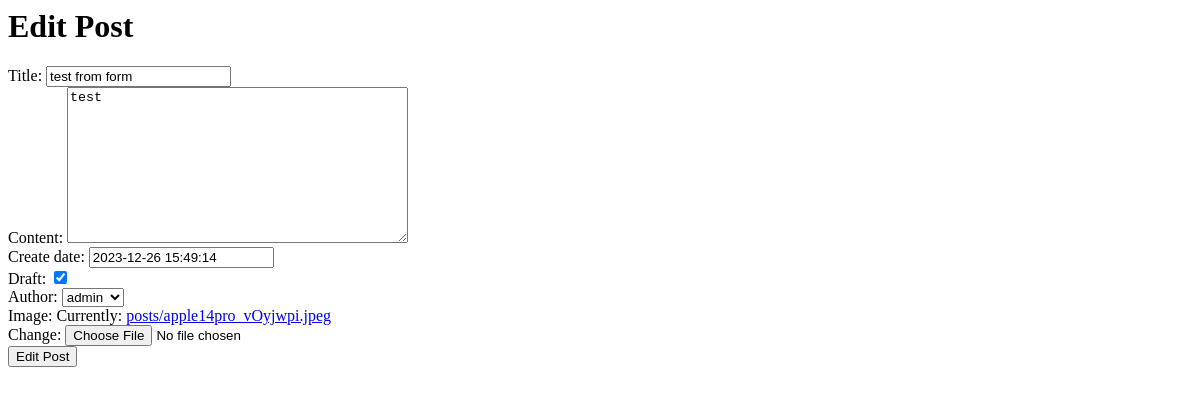
The page /blog/5/edit on the database as committed earlier.
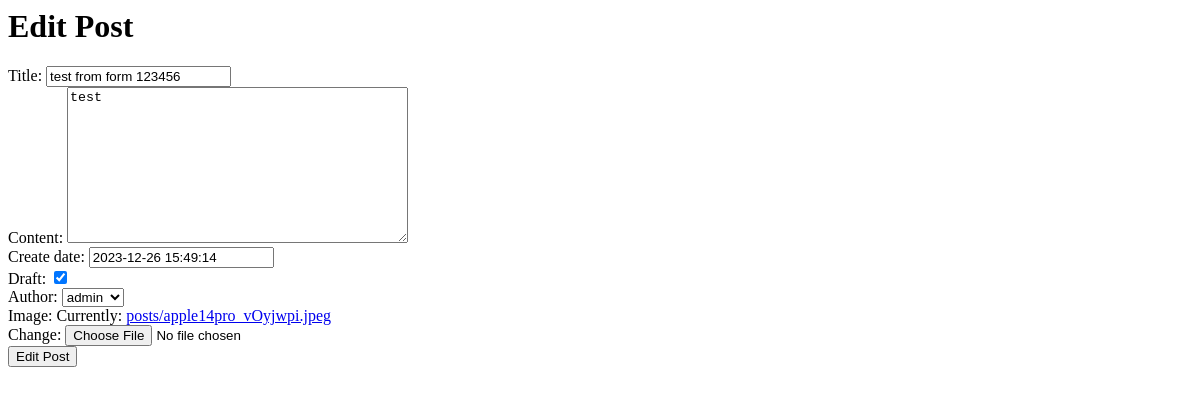
The same page on the database as committed later.
### blog/models.py (models this page shows, shortened)
class Post(models.Model):
    title = models.CharField(max_length=100)
    content = models.TextField(max_length=30000)
    create_date = models.DateTimeField(default=timezone.now())
    draft = models.BooleanField(default=True)
    tags = TaggableManager()
    author = models.ForeignKey(User, on_delete=models.SET_NULL ,null=True, blank=True,related_name='post_user')
    image = models.ImageField(upload_to='posts')

### blog/views.py (the view)
# urls.py: path('blog/<int:pk>/edit', PostUpdate.as_view()),
class PostUpdate(UpdateView):
    model = Post
    fields = ['title','content','create_date','draft','tags','author','image']
    success_url ='/blog'
    template_name = 'blog/edit_post.html'

### blog/templates/blog/edit_post.html (shortened to what this page needs)
<h1> Edit Post </h1>
<form  method="post" enctype="multipart/form-data">
    {{form}}
<input type="submit" value="Edit Post">
</form>

Rows that differ between the two databases and show on the page:
changed Post "test": title "test from form" → "test from form 123456"
